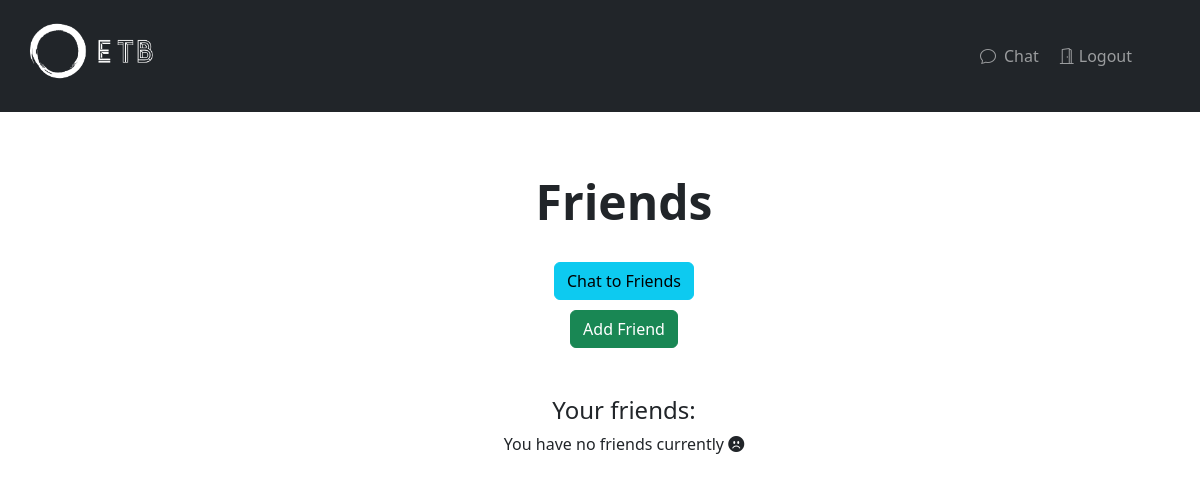
The app's page /friends (signed in), older data.
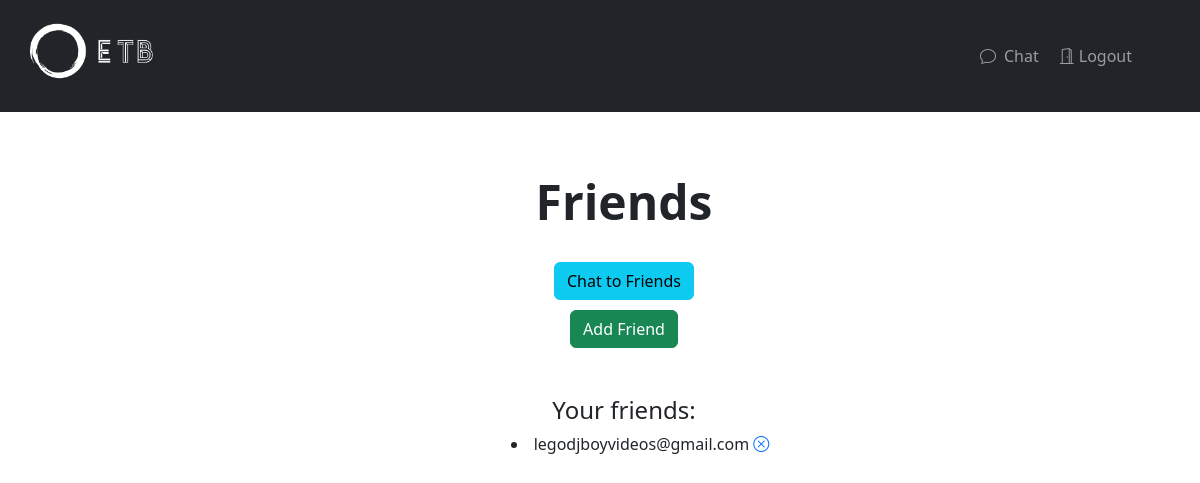
The same page, newer data.
### homeapp/models.py (models this page shows)
class User(AbstractUser):
    pass

### homeapp/views.py (the view)
# urls.py: path('friends', views.friends, name='friends'),
@login_required(login_url='/login/auth0')
def friends(request):
    context = {}
    friendsList = []
    friends1 = Friend.objects.filter(userOne=request.user.id).all()
    friends2 = Friend.objects.filter(userTwo=request.user.id).all()
    if (type(friends1) != None):
        for friend in friends1:
            thisUser = User.objects.get(id=friend.userTwo)
            if (type(thisUser) != None):
                friendsList.append(thisUser)
    if (type(friends2) != None):
        for friend in friends2:
            thisUser = User.objects.get(id=friend.userOne)
            if (type(thisUser) != None):
                friendsList.append(thisUser)
    if (len(friendsList) > 0):
        context["friends"] = friendsList
    return render(request, 'homeapp/friends.html', context)

### homeapp/templates/homeapp/friends.html
{% extends "base.html" %}
{% block content %}
    <div class="row" style="padding-top:2.5%">
        <div class="col-sm-12">
            <div class="ps-5">
            <br>
            <div class="container-fluid">
                <p1><center><font size="+5"><b>Friends</b></font></center></p1>
                <center>
                    <br/>
                    <a href="/chatlist"><input type="submit" value="Chat to Friends" class="btn btn-info" style="text-align: center; margin-bottom: 10px;" /></a>
                    <br/>
                    <a href="/friend/add"><input type="submit" value="Add Friend" class="btn btn-success" style="text-align: center;" /></a>
                </center>
                <br>
                <div style="text-align: center;">
                    <br/>
                    <h4>Your friends:</h4>
                    {% if friends %}
                        {% for friend in friends %}
                            <ul style="text-align: center; list-style-position: inside;">
                                <li>
                                {{friend.email}}
                                <a href="/friend/delete/{{friend.id}}"><i class="bi bi-x-circle"></i></a>
                                </li>
                            </ul>
                        {% endfor %}
                    {% else %}
                        <p>You have no friends currently <i class="bi bi-emoji-frown-fill"></i></p>
                    {% endif %}
                </div>
            </div>
        </div>
    </div>
{% endblock content %}

Row changes from the older to the newer data that the page shows:
now on this page (row edited): User: email "legodjboyvideos@gmail.com"
Text that changed along with them:
text no longer shown: "You have no friends currently"
